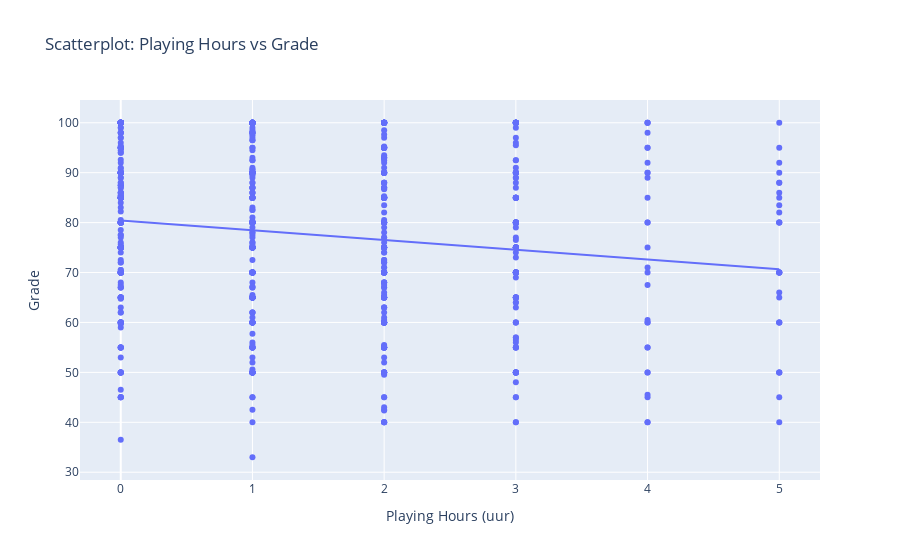
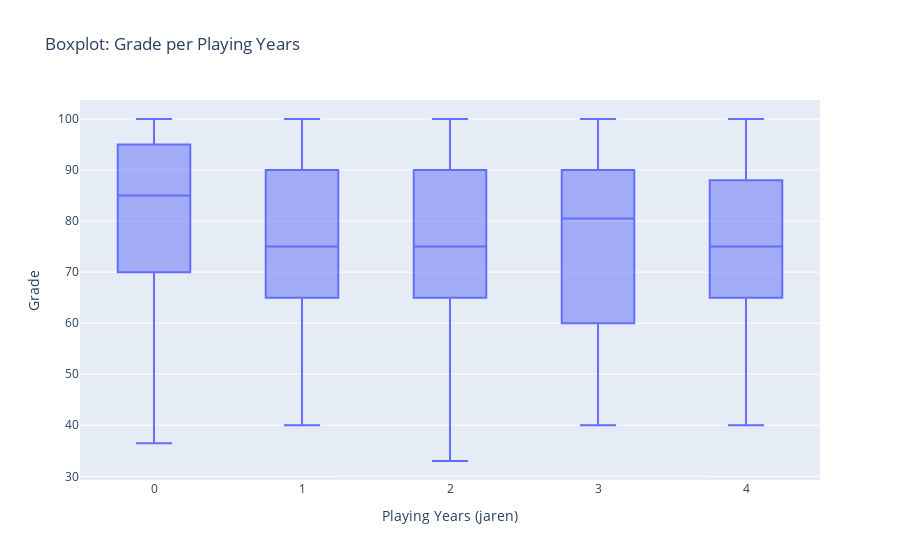

Notebook source saved alongside these figures, in order:
### Code cell
import pandas as pd
import plotly.express as px

# 1. Lees de data in
df = pd.read_csv("gameandgrade.csv")
df.columns = df.columns.str.strip()  # verwijder witruimte in kolomnamen

# 2. Converteer kolommen naar numeriek
for col in ['Playing Hours', 'Playing Years', 'Grade']:
    df[col] = pd.to_numeric(df[col], errors='coerce')  # ongeldige waarden worden NaN

# 3. Verwijder rijen met ontbrekende of ongeldige waarden
df = df.dropna(subset=['Playing Hours', 'Playing Years', 'Grade'])

# === Scatterplot: Playing Hours vs Grade ===
fig_scatter = px.scatter(
    df,
    x='Playing Hours',
    y='Grade',
    title='Scatterplot: Playing Hours vs Grade',
    labels={'Playing Hours': 'Playing Hours (uur)', 'Grade': 'Grade'},
    trendline='ols'
)
fig_scatter.show()

# === Boxplot: Grade per Playing Years ===
fig_box = px.box(
    df,
    x='Playing Years',
    y='Grade',
    title='Boxplot: Grade per Playing Years',
    labels={'Playing Years': 'Playing Years (jaren)', 'Grade': 'Grade'}
)
fig_box.show()

### Figure 1 — Plotly figure (JSON) as saved in the notebook; plotly's stock layout.template omitted (floating-point values rounded to 4 significant figures; data arrays with more than 128 entries replaced by an {"elided": "..."} marker saying what was removed)
{"data": [{"hovertemplate": "Playing Hours (uur)=%{x}<br>Grade=%{y}<extra></extra>", "legendgroup": "", "marker": {"color": "#636efa", "symbol": "circle"}, "mode": "markers", "name": "", "orientation": "v", "showlegend": false, "type": "scatter", "x": {"elided": "769 int values"}, "xaxis": "x", "y": {"elided": "769 float values"}, "yaxis": "y"}, {"hovertemplate": "<b>OLS trendline</b><br>Grade = -1.94604 * Playing Hours + 80.4001<br>R<sup>2</sup>=0.024849<br><br>Playing Hours (uur)=%{x}<br>Grade=%{y} <b>(trend)</b><extra></extra>", "legendgroup": "", "marker": {"color": "#636efa", "symbol": "circle"}, "mode": "lines", "name": "", "showlegend": false, "type": "scatter", "x": {"elided": "769 int values"}, "xaxis": "x", "y": {"elided": "769 float values"}, "yaxis": "y"}], "layout": {"autosize": true, "legend": {"tracegroupgap": 0}, "title": {"text": "Scatterplot: Playing Hours vs Grade"}, "xaxis": {"anchor": "y", "autorange": true, "domain": [0, 1], "range": [-0.3028, 5.303], "title": {"text": "Playing Hours (uur)"}, "type": "linear"}, "yaxis": {"anchor": "x", "autorange": true, "domain": [0, 1], "range": [27.47, 105.5], "title": {"text": "Grade"}, "type": "linear"}}}

### Figure 2 — Plotly figure (JSON) as saved in the notebook; plotly's stock layout.template omitted (floating-point values rounded to 4 significant figures; data arrays with more than 128 entries replaced by an {"elided": "..."} marker saying what was removed)
{"data": [{"alignmentgroup": "True", "hovertemplate": "Playing Years (jaren)=%{x}<br>Grade=%{y}<extra></extra>", "legendgroup": "", "marker": {"color": "#636efa"}, "name": "", "notched": false, "offsetgroup": "", "orientation": "v", "showlegend": false, "type": "box", "x": {"elided": "769 int values"}, "x0": " ", "xaxis": "x", "y": {"elided": "769 float values"}, "y0": " ", "yaxis": "y"}], "layout": {"autosize": true, "boxmode": "group", "legend": {"tracegroupgap": 0}, "title": {"text": "Boxplot: Grade per Playing Years"}, "xaxis": {"anchor": "y", "autorange": true, "domain": [0, 1], "range": [-0.5, 4.5], "title": {"text": "Playing Years (jaren)"}, "type": "linear"}, "yaxis": {"anchor": "x", "autorange": true, "domain": [0, 1], "range": [29.28, 103.7], "title": {"text": "Grade"}, "type": "linear"}}}
